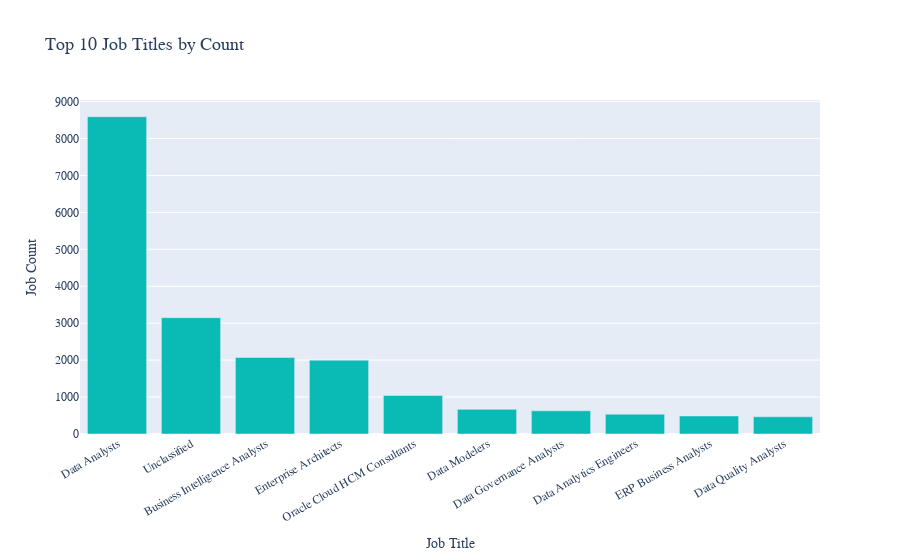

Write notebook code for a chart like this one.
### Markdown cell above
# Top 10 Job Titles by Count
- Identify the most frequently posted job titles.
- **Aggregate Data**
  - Count the occurrences of each **job title (`TITLE_NAME`)**.
  - Select the **top 10 most frequent titles**.
- **Visualize results**
  - Create a **bar chart** where:
    - **X-axis** = `TITLE_NAME`
    - **Y-axis** = `Job Count`
  - Apply custom colors and font styles.
- **Explanation:** Write two sentences about what the graph reveals.

### Code cell
pdf_titles = df.select("TITLE_NAME").toPandas()
pdf_titles = pdf_titles.dropna(subset=['TITLE_NAME'])

# 按职位名称统计数量
title_counts = pdf_titles['TITLE_NAME'].value_counts().nlargest(10).reset_index()
title_counts.columns = ['TITLE_NAME', 'Job_Count']

# 绘制条形图
fig_titles = px.bar(
    title_counts,
    x='TITLE_NAME',
    y='Job_Count',
    title='Top 10 Job Titles by Count',
    color_discrete_sequence=['#0ABAB5']  # 蒂芙尼蓝
)

# 自定义字体、轴标签和样式
fig_titles.update_layout(
    font_family="Arial",
    title_font_size=18,
    xaxis_title='Job Title',
    yaxis_title='Job Count',
    xaxis=dict(tickfont=dict(size=12), tickangle=-30),
    yaxis=dict(tickfont=dict(size=12))
)

fig_titles.show()

### Figure 1 — Plotly figure (JSON) as saved in the notebook; plotly's stock layout.template omitted (floating-point values rounded to 4 significant figures)
{"data": [{"hovertemplate": "TITLE_NAME=%{x}<br>Job_Count=%{y}<extra></extra>", "legendgroup": "", "marker": {"color": "#0ABAB5", "pattern": {"shape": ""}}, "name": "", "orientation": "v", "showlegend": false, "textposition": "auto", "type": "bar", "x": ["Data Analysts", "Unclassified", "Business Intelligence Analysts", "Enterprise Architects", "Oracle Cloud HCM Consultants", "Data Modelers", "Data Governance Analysts", "Data Analytics Engineers", "ERP Business Analysts", "Data Quality Analysts"], "xaxis": "x", "y": [8591, 3149, 2072, 1999, 1042, 668, 628, 537, 488, 467], "yaxis": "y"}], "layout": {"barmode": "relative", "font": {"family": "Arial"}, "legend": {"tracegroupgap": 0}, "title": {"font": {"size": 18}, "text": "Top 10 Job Titles by Count"}, "xaxis": {"anchor": "y", "domain": [0, 1], "tickangle": -30, "tickfont": {"size": 12}, "title": {"text": "Job Title"}}, "yaxis": {"anchor": "x", "domain": [0, 1], "tickfont": {"size": 12}, "title": {"text": "Job Count"}}}}
